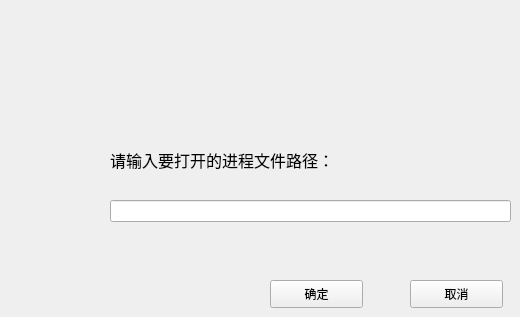
      <widget class="QWidget" name="page_13">
       <widget class="QPushButton" name="pushButton_poconfirm">
        <property name="geometry">
         <rect>
          <x>270</x>
          <y>280</y>
          <width>93</width>
          <height>28</height>
         </rect>
        </property>
        <property name="text">
         <string>确定</string>
        </property>
       </widget>
       <widget class="QPushButton" name="pushButton_pocancel">
        <property name="geometry">
         <rect>
          <x>410</x>
          <y>280</y>
          <width>93</width>
          <height>28</height>
         </rect>
        </property>
        <property name="text">
         <string>取消</string>
        </property>
       </widget>
       <widget class="QLineEdit" name="lineEdit_processopen">
        <property name="geometry">
         <rect>
          <x>110</x>
          <y>200</y>
          <width>401</width>
          <height>22</height>
         </rect>
        </property>
       </widget>
       <widget class="QLabel" name="label_Processopentip">
        <property name="geometry">
         <rect>
          <x>110</x>
          <y>130</y>
          <width>271</width>
          <height>61</height>
         </rect>
        </property>
        <property name="text">
         <string>&lt;html&gt;&lt;head/&gt;&lt;body&gt;&lt;p&gt;&lt;span style=&quot; font-size:12pt;&quot;&gt;请输入要打开的进程文件路径：&lt;/span&gt;&lt;/p&gt;&lt;/body&gt;&lt;/html&gt;</string>
        </property>
       </widget>
      </widget>
